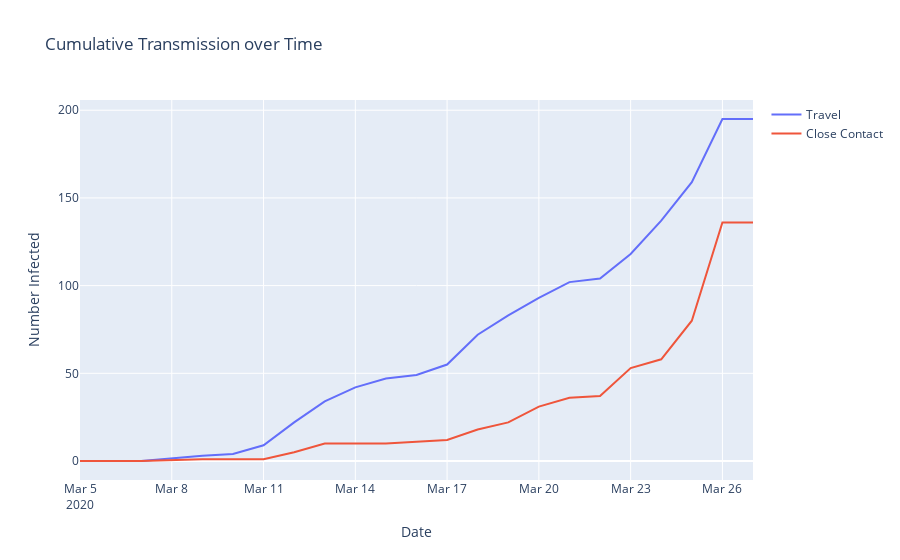

Notebook cell for this chart:
### Code cell
fig = go.Figure()
fig.add_trace(go.Scatter(x=dates, y=cum_infections[0],
                    mode='lines',
                    name='Travel'))
fig.add_trace(go.Scatter(x=dates, y=cum_infections[1],
                    mode='lines',
                    name='Close Contact'))
fig.update_layout(
    title_text='Cumulative Transmission over Time', # title of plot
    xaxis_title_text='Date', # xaxis label
    yaxis_title_text='Number Infected', # yaxis label
)

fig.show()

with open('../plotly/ontario_transmission_type.json', 'w') as f:
    f.write(fig.to_json())

### Figure 1 — Plotly figure (JSON) as saved in the notebook; plotly's stock layout.template omitted (floating-point values rounded to 4 significant figures)
{"data": [{"mode": "lines", "name": "Travel", "type": "scatter", "x": ["2020-03-05", "2020-03-06", "2020-03-07", "2020-03-09", "2020-03-10", "2020-03-11", "2020-03-12", "2020-03-13", "2020-03-14", "2020-03-15", "2020-03-16", "2020-03-17", "2020-03-18", "2020-03-19", "2020-03-20", "2020-03-21", "2020-03-22", "2020-03-23", "2020-03-24", "2020-03-25", "2020-03-26", "2020-03-27"], "y": [0, 0, 0, 3, 4, 9, 22, 34, 42, 47, 49, 55, 72, 83, 93, 102, 104, 118, 137, 159, 195, 195]}, {"mode": "lines", "name": "Close Contact", "type": "scatter", "x": ["2020-03-05", "2020-03-06", "2020-03-07", "2020-03-09", "2020-03-10", "2020-03-11", "2020-03-12", "2020-03-13", "2020-03-14", "2020-03-15", "2020-03-16", "2020-03-17", "2020-03-18", "2020-03-19", "2020-03-20", "2020-03-21", "2020-03-22", "2020-03-23", "2020-03-24", "2020-03-25", "2020-03-26", "2020-03-27"], "y": [0, 0, 0, 1, 1, 1, 5, 10, 10, 10, 11, 12, 18, 22, 31, 36, 37, 53, 58, 80, 136, 136]}], "layout": {"title": {"text": "Cumulative Transmission over Time"}, "xaxis": {"title": {"text": "Date"}}, "yaxis": {"title": {"text": "Number Infected"}}}}
